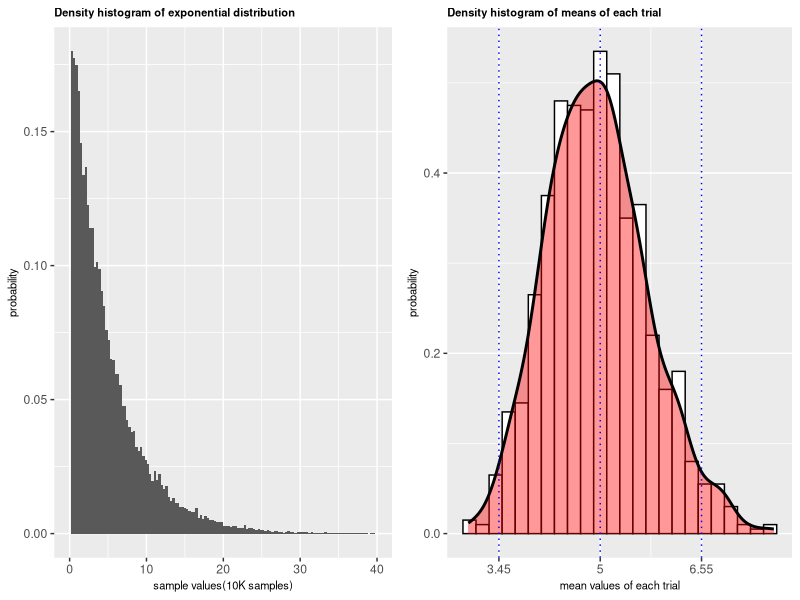

This chart was generated by the following R code:
## ---- chunk 1
#library
library(ggplot2)
library(gridExtra)

#initializing the variables
lambda<-0.2
samples<-40
trials<-1000


sampleDist<-0 #exponential distribution of every 40 samples
meanSample<-0 #mean of the 40 samples
dist<-0 #saving all the distributions over 1000 trials
mean<-0 #saving all the means from teh 1000 trials.

for (i in 1:trials){
  sampleDist<-rexp(samples,lambda)
  meanSample<-mean(sampleDist)
  dist<-c(dist,sampleDist)
  mean<-c(mean,meanSample)
}
mean<-data.frame(mean=mean[-1])
dist<-data.frame(dist=dist[-1])

#comparing means 
meanT<-1/lambda
meanD<-colMeans(mean)

#comparing the sds
sdT<-1/(lambda*sqrt(samples))
sdD<-sd(mean$mean)

#finding the 95% interval about the mean
range<-round(c((qnorm(.975)*sdT*c(-1,1)+meanT),as.numeric(meanT)),2)

#checking to see % of means of the 1000 trials within 95% of the population mean.
confidence<-100*(sum(mean$mean<range[2] & mean$mean>range[1]))/trials
## ---- chunk 2
#plot of the exponential distribution
p<-ggplot(data=dist,aes(dist))+
  geom_histogram(aes(y=..density..),binwidth=.3)+
  scale_x_continuous(limits=c(0,40))+
  xlab("sample values(10K samples)") +
  ylab("probability") + 
  ggtitle("Density histogram of exponential distribution")+
  theme(axis.title=element_text(size=8),plot.title=element_text(size=8,face="bold"))


#histogram of means
h<-ggplot(data=mean,aes(x=mean)) +
  geom_histogram(aes(y=..density..),binwidth=.2,colour="black", fill="white") +
  geom_density(alpha=.4, fill="red",size=1) +
  xlab("mean values of each trial") +
  ylab("probability") + 
  ggtitle("Density histogram of means of each trial")+
  geom_vline(xintercept=range, linetype="dotted",color='blue')+
  theme(axis.title=element_text(size=8),plot.title=element_text(size=8,face="bold"))+
  scale_x_continuous(breaks=range,labels=c(range[1],range[2],range[3]))
## ---- chunk 3
grid.arrange(p,h,ncol=2)
